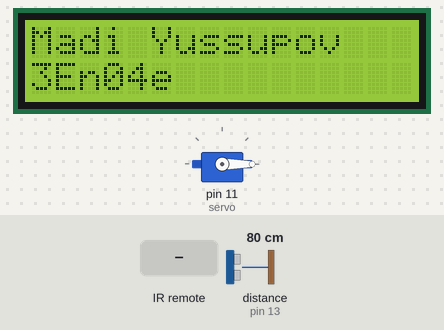
The sketch below on a simulated Arduino Uno, built with avr-gcc and run on an emulated ATmega328P. On the bench: servo, 16×2 character LCD. The inputs (shaded band) are chosen by the test bench; at power-on: distance to the obstacle (sensor on pin 13) 80 cm. The echo pulse lasts 58.3 µs per cm; what the sketch prints to the serial monitor is not drawn.

Above: at 1.2 s.
1.3 s: infrared code 0xFF22DD received
At 1.45 s:
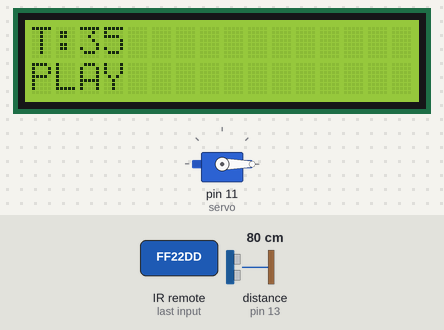
3.2 s: distance to the obstacle (sensor on pin 13) set to 2 cm
At 4.4 s:
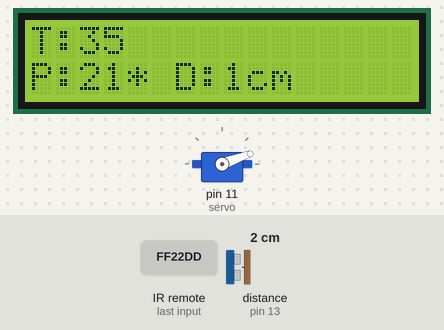
4.7 s: infrared code 0xFF02FD received
At 5.9 s:
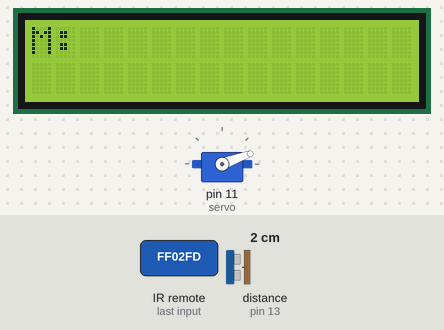
6.2 s: infrared code 0xFFC23D received
At 7.0 s:
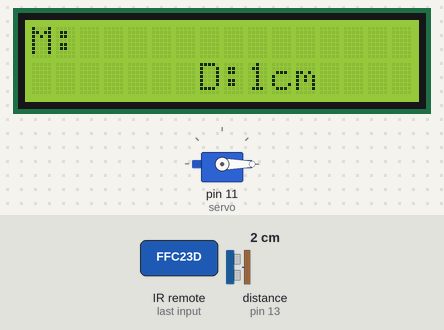
7.7 s: infrared code 0xFF6897 received
At 8.1 s:
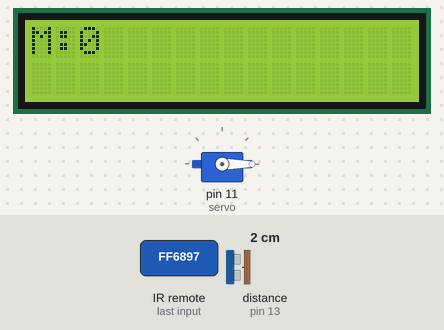
Timing chart, 0 to 10.2 s (numbered marks = the images above; inputs shaded):
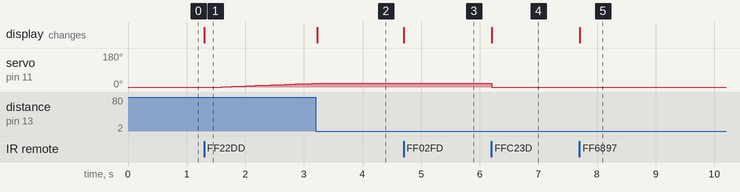

The sketch:

lcd.ino
```cpp
#include <LiquidCrystal.h>  // Лобавляем необходимую библиотеку
#include <IRremote.h>

#include <Wire.h>
#include <LiquidCrystal.h>   // Лобавляем необходимую библиотеку
// Битовая маска символа улыбки

//#include <SimpleTimer.h>
// defines pins numbers
// defines pins numbers
const int trigPin = 12;
const int echoPin = 13;

int d = 0;

long duration;
int distance;
boolean m = true;
int index = 0;
String target = "";
byte smile[8] =
{
  B00010,
  B00001,
  B11001,
  B00001,
  B11001,
  B00001,
  B00010,
};
LiquidCrystal lcd(7, 6, 5, 4, 3, 2); // (RS, E, DB4, DB5, DB6, DB7)
int angle = 0;
int sec = 0;
int radio = 87;
int volume = 0;
int RECV_PIN = 8;
int disa;
int direct = 1;

boolean t = true;
IRrecv irrecv(RECV_PIN);
decode_results results;
#include <Servo.h> //используем библиотеку для работы с сервоприводом

Servo servo; //объявляем переменную servo типа Servo
void setup()
{
  pinMode(trigPin, OUTPUT); // Sets the trigPin as an Output
  pinMode(echoPin, INPUT); // Sets the echoPin as an Input
  servo.attach(11);
  servo.write(0);
  lcd.begin(16, 2);                  // Задаем размерность экрана
  lcd.setCursor(0, 0);              // Устанавливаем курсор в начало 1 строки
  lcd.print("Madi Yussupov");       // Выводим текст
  lcd.setCursor(0, 1);              // Устанавливаем курсор в начало 2 строки
  lcd.print("3En04e");
//  lcd.setCursor(7, 1);  /
//  lcd.createChar(smile);

  servo.attach(11); //привязываем привод к порту 10
  Serial.begin(9600);
  irrecv.enableIRIn(); // Start the receiver
}

void loop() {


  if(sec%1000==0){
  if(!t){
     if(m){
        servo.write(angle);
        if(angle <= 0){
        direct = 1;
      }
      if(angle >= 180 ){
        direct = -1;
      }
      angle = angle + direct;
       disa = measure();
       if(disa < 35){
        m = false;
        lcd.setCursor(0,1);
        String res = "";
        res = "P:" + String(angle)+"* D:" +String(disa)+"cm";
//        res = res + ;
//        Serial.println(res);
        lcd.print(res);
      }
    }
  }
  }
  else if (irrecv.decode(&results)) {
              method();
              irrecv.resume(); // Receive the next value
              delay(200);


  }

  sec = sec +1 ;


}

int measure(){
    digitalWrite(trigPin, LOW);
    delayMicroseconds(2);
    // Sets the trigPin on HIGH state for 10 micro seconds
    digitalWrite(trigPin, HIGH);
    delayMicroseconds(10);
    digitalWrite(trigPin, LOW);
    // Reads the echoPin, returns the sound wave travel time in microseconds
    duration = pulseIn(echoPin, HIGH);
    // Calculating the distance
    distance= duration*0.034/2;
    // Prints the distance on the Serial Monitor
    Serial.print("Distance: ");
    Serial.println(distance);
    return distance;
  }

void changeMod(boolean t){

  Serial.println("changeMOd     "+t);
    if(t){
      lcd.clear();
      lcd.setCursor(0,0);
      lcd.print("M:");
    }else{
      lcd.clear();
      lcd.setCursor(0,0);
      lcd.print("T:35");
      }
  }

void madik(int sool){
  servo.write(0);
  int st = 1;
  for(int i=angle;i <= sool;i=i+st){
    lcd.clear();
    lcd.setCursor(0,0);
    lcd.print("P:"+String(sool));
    lcd.setCursor(0,1);
    lcd.print("P:"+String(i));
    servo.write(i);
    delay(50);
  }
  int res = measure();
  lcd.setCursor(7,1);
  lcd.print("D:"+String(res)+"cm");
  }

void method(){
//  Serial.println(results.value);
  switch(results.value)

  {

  case 0xFFA25D:
  //CH -
//    lcd.clear();
//    lcd.setCursor(0,0);
//    lcd.print("M:");
//    Serial.println(radio);
    break;

  case 0xFF629D:

    Serial.println(" CH             ");
    break;

  case 0xFFE21D:
  //CH +
//    lcd.clear();
//    lcd.setCursor(0,0);
//    lcd.print("T:");
//    Serial.println(radio);
    break;

  case 0xFF22DD:
      t = false;
      m = true;
      changeMod(t);
//    lcd.setCursor(0, 0);
    Serial.println("prev     ");
    lcd.setCursor(0,1);
    lcd.print("PLAY");
    break;

  case 0xFF02FD:
      t = true;
      d = 0;
      changeMod(t);
//    lcd.setCursor(0, 0);
      Serial.println("next     ");
      index = 0;
      target = "";
    break;

  case 0xFFC23D:
    Serial.println(" PLAY/PAUSE     ");
    if(!t){
      lcd.clear();
      lcd.setCursor(0,0);
      lcd.print("T:35");
      if(m){
        m = false;
        lcd.setCursor(0,1);
        lcd.print("PAUSE");
      }else{
        m = true;
        lcd.setCursor(0,1);
        lcd.print("PLAY");
      }
    }else{
      madik(d);
      }
    break;

  case 0xFFE01F:
    if(volume > 0 ){
        volume = volume -1;
      }
    Serial.println(volume);
    break;

  case 0xFFA857:
    volume = volume + 1;
    Serial.println(volume);
    break;

  case 0xFF906F:
    Serial.println(" EQ             ");
    break;

  case 0xFF6897:
    tar("0");
    break;

  case 0xFF9867:
    Serial.println(" 100+           ");
    break;

  case 0xFFB04F:
    Serial.println(" 200+           ");
    break;
  case 0xFF30CF:
    tar("1");
    break;

  case 0xFF18E7:
    tar("2");
    break;

  case 0xFF7A85:
    tar("3");
    break;

  case 0xFF10EF:
    tar("4");
    break;

  case 0xFF38C7:
    tar("5");
    break;

  case 0xFF5AA5:
    tar("6");
    break;

  case 0xFF42BD:
    tar("7");
    break;

  case 0xFF4AB5:
    tar("8");
    break;

  case 0xFF52AD:
    tar("9");
    break;


  }


}
 void tar(String ad){
  index = index + 1;
    if(index > 2){
      index = 0;
      target = "";
      }
    target = target + ad;
    d = target.toInt();
    if(d > 180){
      d = 180;
      }
    lcd.clear();
    lcd.print("M:"+String(d));
    }
```

Measured:
- after the input at 1.3 s, servo on pin 11 (servo): moves from 0° to 19° over 1.5 s, starting after 0.30 s; the display: changes at once (image 1)
- after the input at 3.2 s, servo on pin 11 (servo): goes on until 3.2 s, then stays 20°; the display: changes at once (image 2)
- after the input at 4.7 s, the display: changes at once (image 3)
- after the input at 6.2 s, servo on pin 11 (servo): 20° → 0° at once; the display: changes at once (image 4)
- after the input at 7.7 s, the display: changes at once (image 5)
